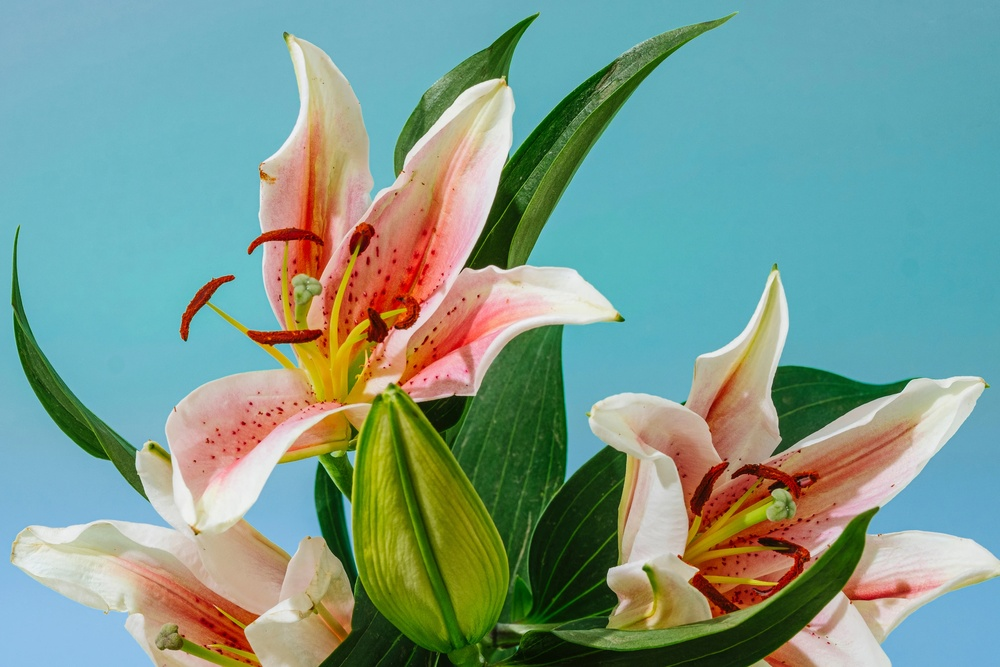
#> input picture 01_Paper_Implementations/SSIM_2004/test.jpg, 1000 x 667 px, shrunk from 4032 x 2688 before the run
$ jupyter execute SSIM.ipynb
#> lines starting #> are read from the running program, lines starting #| are printed output that depends on the picture
# 🔬 Implementation of SSIM vs. MSE/PSNR
**Author:** Eunjun | Undergraduate Researcher @ CVMLab
**Related Paper:** *Image Quality Assessment: From Error Visibility to Structural Similarity (Wang et al., 2004)*

### 🎯 Objective
The goal of this notebook is to experimentally verify the limitations of absolute error metrics (MSE, PSNR) and demonstrate how **Structural Similarity (SSIM)** better aligns with the Human Visual System (HVS). We will simulate three types of distortions:
1. **Gaussian Blur** (Loss of high-frequency details, structure relatively preserved)
2. **Gaussian Noise** (Complete structural disruption)
3. **JPEG Compression** (Blocking artifacts)

[cell 1]
import cv2
import numpy as np
import matplotlib.pyplot as plt
from skimage.metrics import structural_similarity as ssim
from skimage.metrics import peak_signal_noise_ratio as psnr

def calculate_metrics(original, distorted):
    """Calculates MSE, PSNR, and SSIM (with quality map) between two images."""

    # Calculate MSE
    mse = np.mean((original.astype("float") - distorted.astype("float")) ** 2)

    # Calculate PSNR (using skimage built-in for accuracy)
    psnr_val = psnr(original, distorted, data_range=255)

    # Calculate SSIM & get Quality Map (win_size=11, gaussian_weights=True as in the paper)
    ssim_val, ssim_map = ssim(original, distorted,
                              win_size=11,
                              gaussian_weights=True,
                              full=True,
                              data_range=255)

    return mse, psnr_val, ssim_val, ssim_map

[cell 2]
# 2. Load the original image (Grayscale is used for luminance/structure comparison)
# Note: Please ensure a 'test.jpg' file is placed in your working directory.
image_path = 'test.jpg'
original = cv2.imread(image_path, cv2.IMREAD_GRAYSCALE)
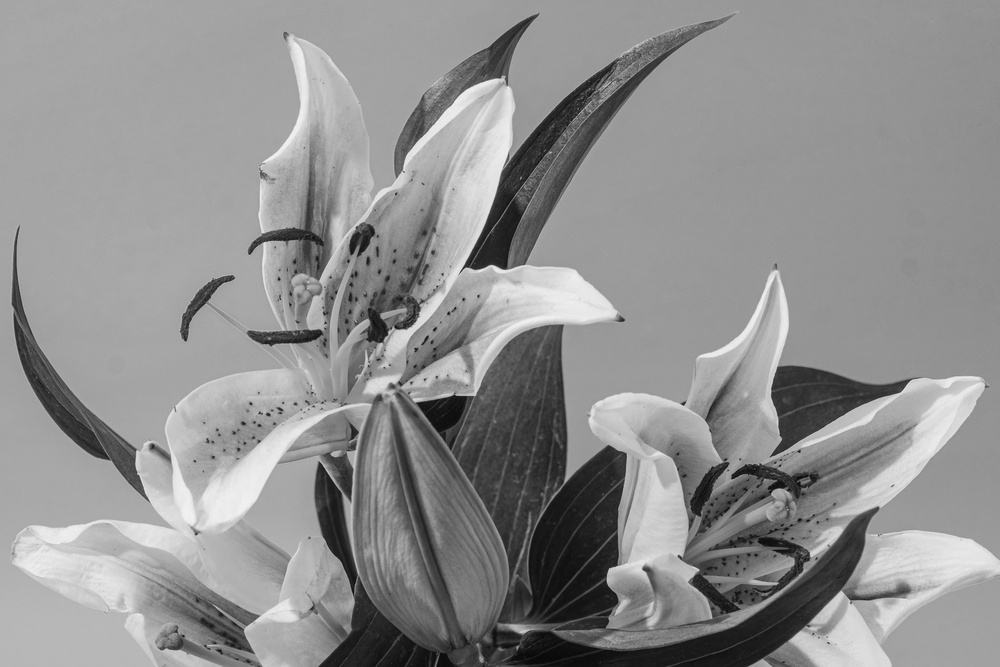
#> original: shape (667, 1000); min 7, max 243, mean 143.9

if original is None:
    raise ValueError(f"Image not found at {image_path}. Please check the path.")

# 3. Generate three types of artificial distortions
# Case A: Gaussian Blur (Preserves macroscopic structure but degrades sharpness)
blurred = cv2.GaussianBlur(original, (15, 15), 0)

# Case B: Gaussian Noise (Complete destruction of local structural covariance)
noise = np.random.normal(0, 25, original.shape).astype(np.float32)
noisy = cv2.add(original.astype(np.float32), noise)
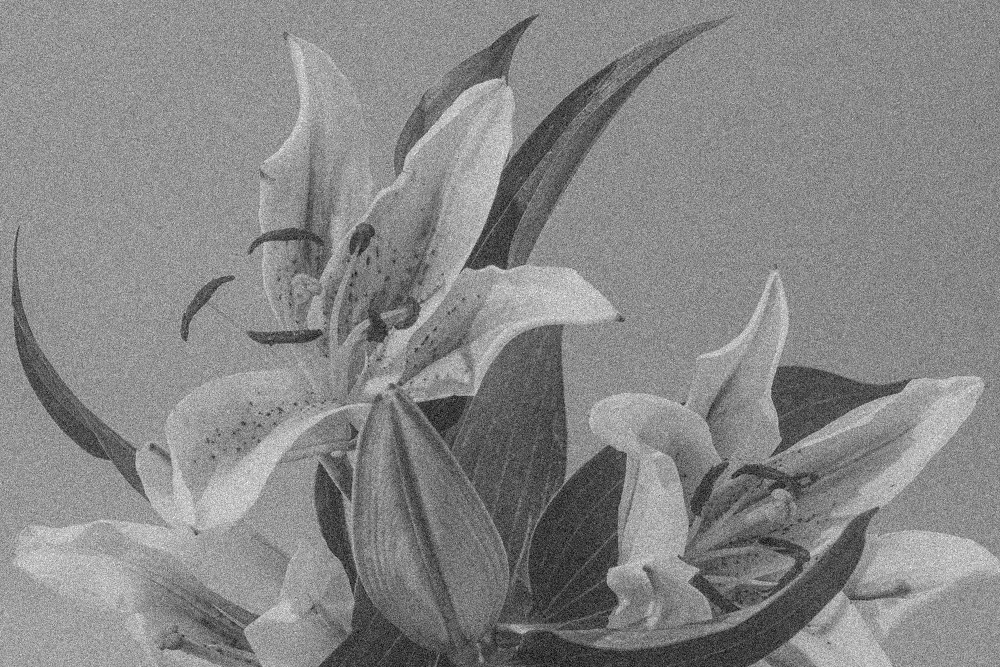
#> noisy: shape (667, 1000) float32; min -71.06, max 334.4, mean 144; drawn with min black and max white
noisy = np.clip(noisy, 0, 255).astype(np.uint8)

# Case C: JPEG Compression (Induces DCT blocking artifacts)
# Set compression quality extremely low (quality=10) to force visible artifacts
encode_param = [int(cv2.IMWRITE_JPEG_QUALITY), 10]
_, encimg = cv2.imencode('.jpg', original, encode_param)
#> encimg = 17254 values, max 255 at index 0, min 0 at index 4, mean 112.3
compressed = cv2.imdecode(encimg, cv2.IMREAD_GRAYSCALE)

# 4. Calculate metrics and generate SSIM maps for each distorted image
metrics = {
    "Blur": calculate_metrics(original, blurred),
    "Noise": calculate_metrics(original, noisy),
    "JPEG": calculate_metrics(original, compressed)
}
#> in calculate_metrics, `mse = np.mean((original.astype("float") - distorted.astype("float")) *..`: mse = 102.7
#> in calculate_metrics, `psnr_val = psnr(original, distorted, data_range=255)`: psnr_val = 28.01
#> in calculate_metrics, `ssim_val, ssim_map = ssim(original, distorted, win_size=11, gaussian_w..`:
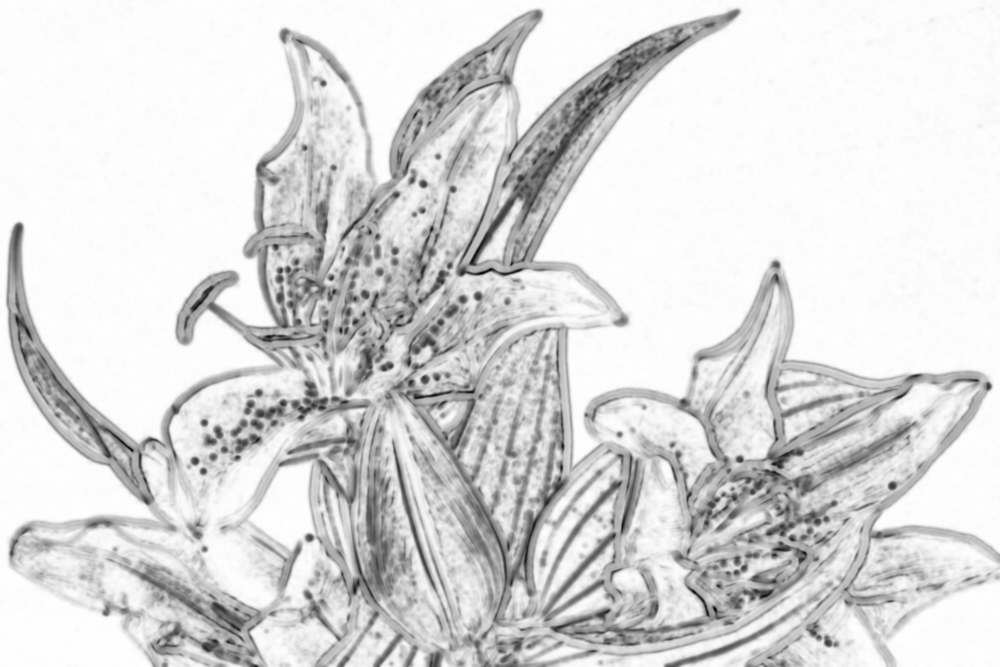
#> ssim_map: shape (667, 1000) float64; min -0.171, max 1, mean 0.835; drawn with min black and max white
#> in calculate_metrics, `ssim_val, ssim_map = ssim(original, distorted, win_size=11, gaussian_w..`: ssim_val = 0.832
#> in calculate_metrics (call 2), `mse = np.mean((original.astype("float") - distorted.astype("float")) *..`: mse = 610.5
#> in calculate_metrics (call 2), `psnr_val = psnr(original, distorted, data_range=255)`: psnr_val = 20.27
#> in calculate_metrics (call 2), `ssim_val, ssim_map = ssim(original, distorted, win_size=11, gaussian_w..`:
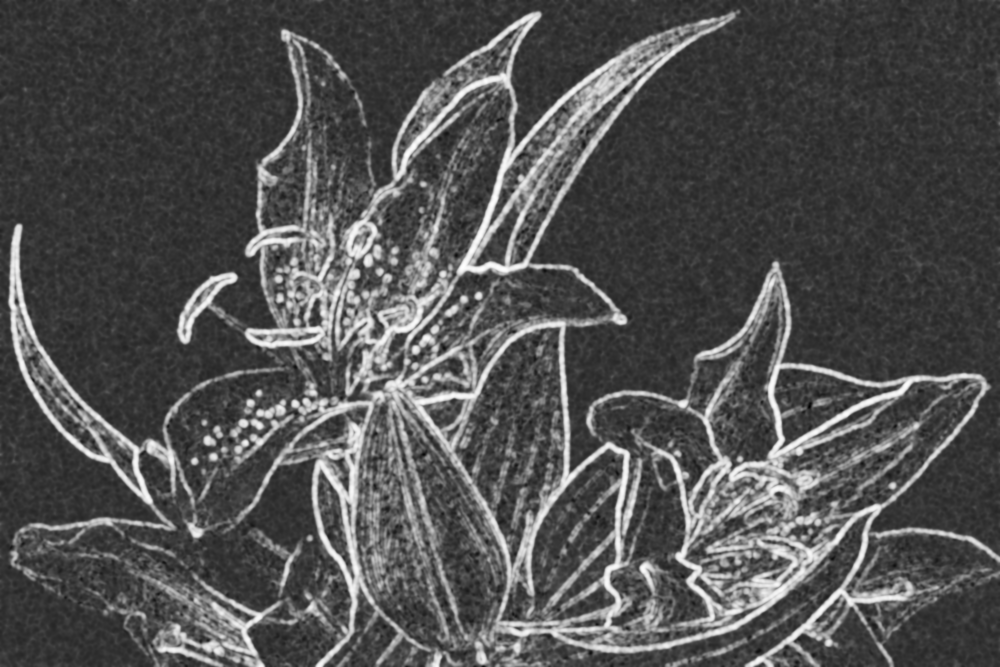
#> ssim_map: shape (667, 1000) float64; min -0.133, max 0.973, mean 0.223; drawn with min black and max white
#> in calculate_metrics (call 2), `ssim_val, ssim_map = ssim(original, distorted, win_size=11, gaussian_w..`: ssim_val = 0.225
#> in calculate_metrics (call 3), `mse = np.mean((original.astype("float") - distorted.astype("float")) *..`: mse = 53.27
#> in calculate_metrics (call 3), `psnr_val = psnr(original, distorted, data_range=255)`: psnr_val = 30.87
#> in calculate_metrics (call 3), `ssim_val, ssim_map = ssim(original, distorted, win_size=11, gaussian_w..`:
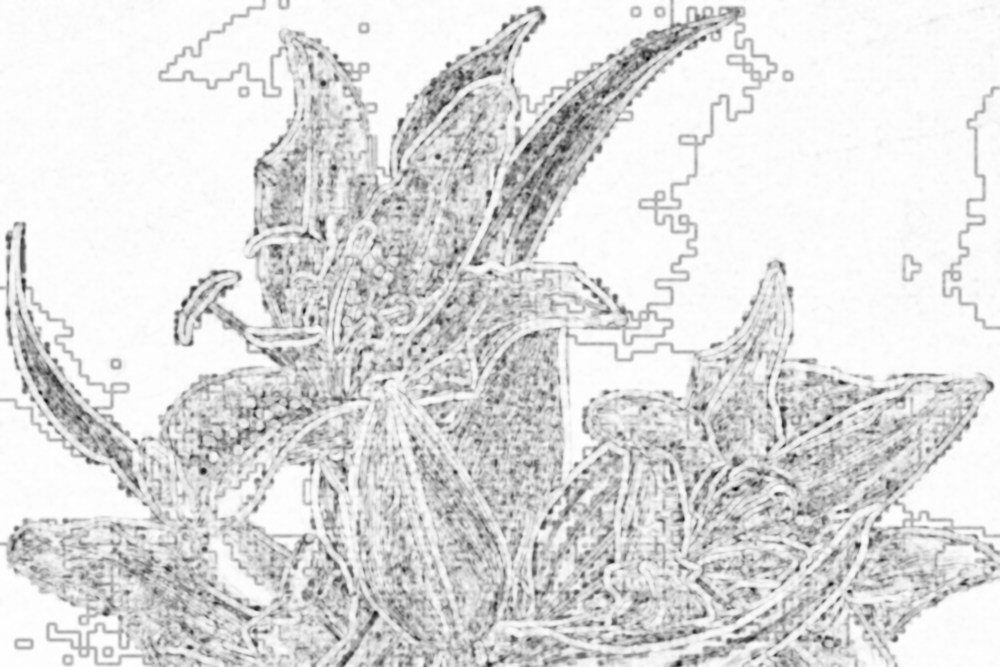
#> ssim_map: shape (667, 1000) float64; min 0.0171, max 1, mean 0.872
#> in calculate_metrics (call 3), `ssim_val, ssim_map = ssim(original, distorted, win_size=11, gaussian_w..`: ssim_val = 0.87
distorted_imgs = {"Blur": blurred, "Noise": noisy, "JPEG": compressed}

[cell 3]
# 5. Visualize the Quality Maps
fig, axes = plt.subplots(3, 3, figsize=(18, 15))

# Use a dark background to better highlight the heatmap variations in IQA
plt.style.use('dark_background')

for idx, (name, distorted) in enumerate(distorted_imgs.items()):
    mse, psnr_val, ssim_val, ssim_map = metrics[name]

    # [Col 1] Original Image
    axes[idx, 0].imshow(original, cmap='gray')
    axes[idx, 0].set_title("Original", fontsize=14)
    axes[idx, 0].axis('off')

    # [Col 2] Distorted Image + Quantitative Metrics
    axes[idx, 1].imshow(distorted, cmap='gray')
    title = f"{name}\nMSE: {mse:.1f} | PSNR: {psnr_val:.1f}dB | SSIM: {ssim_val:.3f}"
    axes[idx, 1].set_title(title, fontsize=14, color='green')
    axes[idx, 1].axis('off')

    # [Col 3] SSIM Quality Map (Magma colormap for visual clarity)
    im = axes[idx, 2].imshow(ssim_map, vmin=0, vmax=1, cmap='magma')
    axes[idx, 2].set_title(f"SSIM Map ({name})", fontsize=14)
    axes[idx, 2].axis('off')

    # Add a colorbar to each map
    plt.colorbar(im, ax=axes[idx, 2], fraction=0.046, pad=0.04)
#> this loop made 3 passes
#> (name, mse, psnr_val, ssim_val) on passes 1 to 3: ('Blur', 102.7, 28.01, 0.832), ('Noise', 610.5, 20.27, 0.225), ('JPEG', 53.27, 30.87, 0.87)

plt.tight_layout()
plt.savefig('ssim_experiments_result.png', dpi=300)
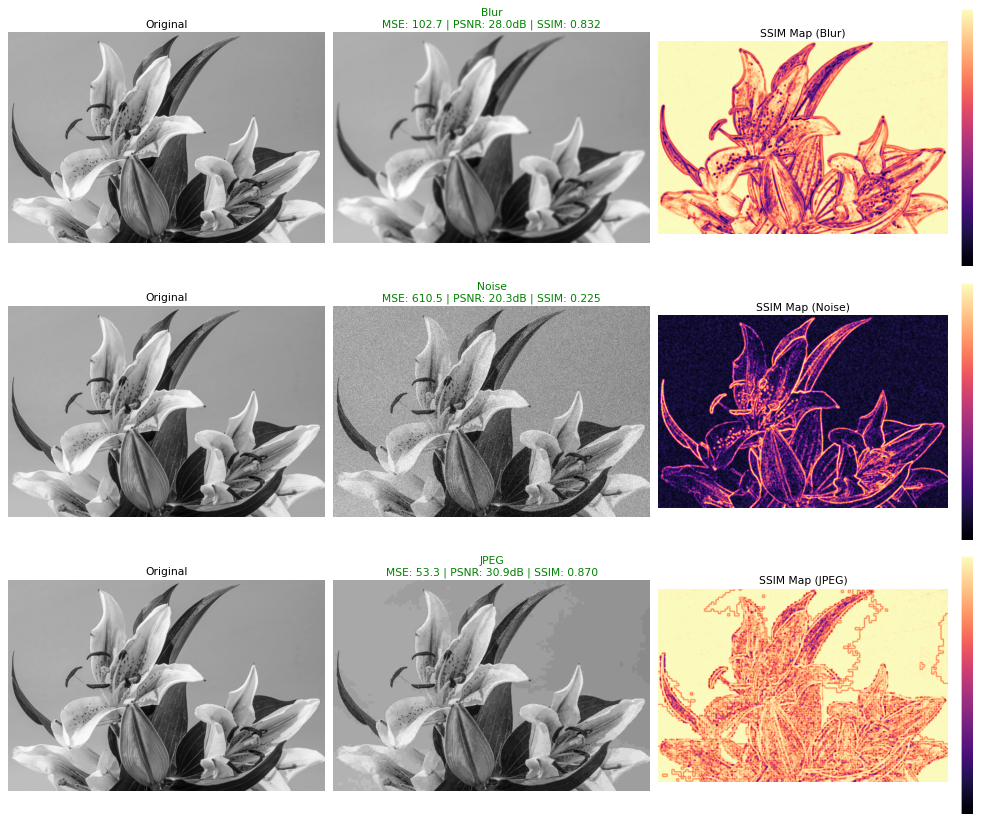
#> figure drawn by matplotlib, 12 panels
plt.show()
